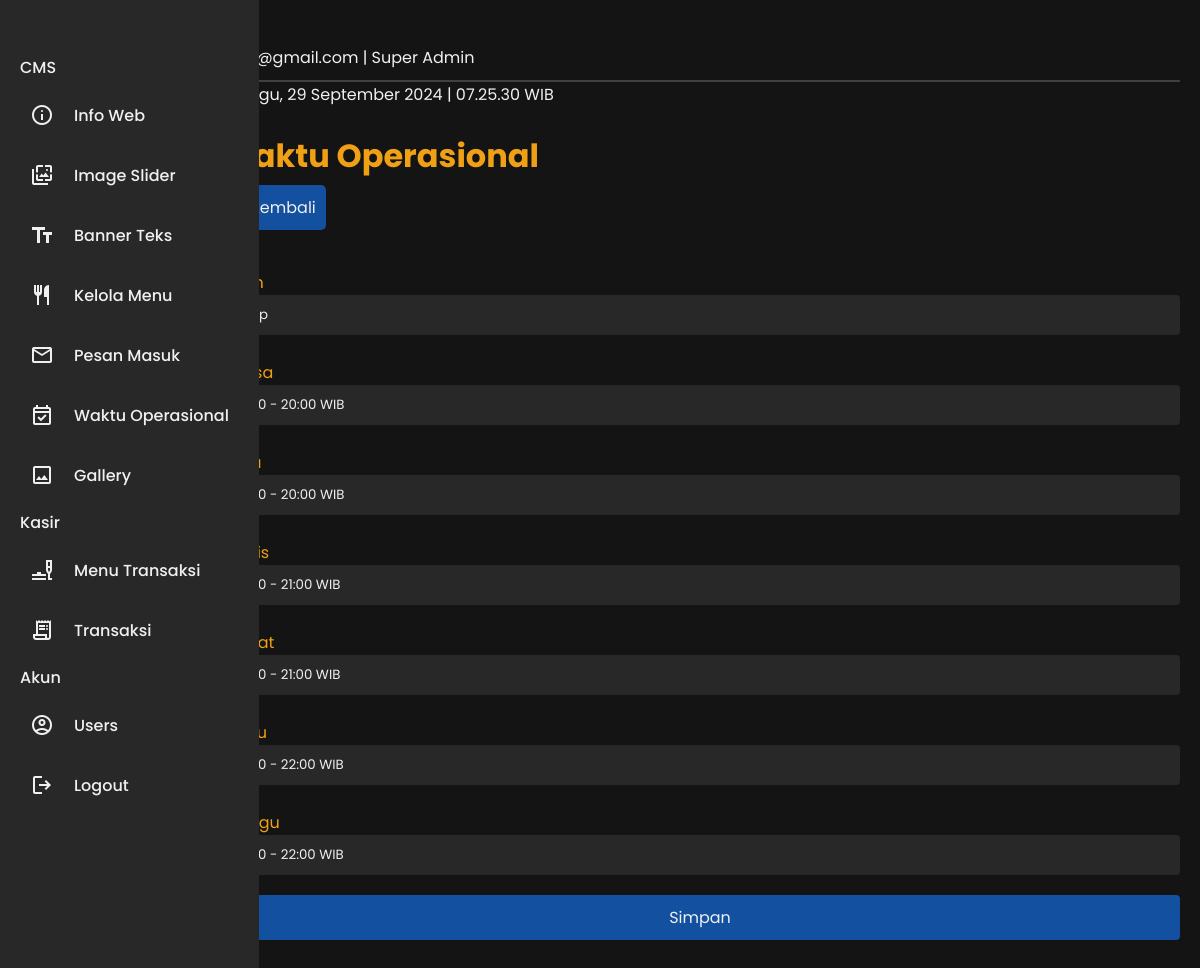
Screenshot of /admin/page.php?page=waktu-operasional (signed in) with the database file from the repository.
### tables this page shows
CREATE TABLE `waktu_operasional` (
  `id` int(11) NOT NULL,
  `senin` varchar(50) DEFAULT NULL,
  `selasa` varchar(50) DEFAULT NULL,
  `rabu` varchar(50) DEFAULT NULL,
  `kamis` varchar(50) DEFAULT NULL,
  `jumat` varchar(50) DEFAULT NULL,
  `sabtu` varchar(50) DEFAULT NULL,
  `minggu` varchar(50) DEFAULT NULL
);

### admin/page/cms/waktu-operasional.php (the view, shortened to what this page needs)
<?php
$id = 1;
$sql = "SELECT * FROM waktu_operasional WHERE id = $id";
$result = $koneksi->query($sql);
if ($result->num_rows > 0) {
    $row = $result->fetch_assoc();
    $senin = $row['senin'];
    $selasa = $row['selasa'];
    $rabu = $row['rabu'];
    $kamis = $row['kamis'];
    $jumat = $row['jumat'];
    $sabtu = $row['sabtu'];
    $minggu = $row['minggu'];
} else {
    echo "No records found";
    $senin = $selasa = $rabu = $kamis = $jumat = $sabtu = $minggu = "";
}
include 'page/template/sidebar.php';
?>
<body>
    <main class="content">
        <?php include 'page/template/header.php'; ?>
        <div>
            <h1 class="judul">Waktu Operasional</h1>
            <button onclick="window.history.back()"><i class='bx bx-arrow-back'></i> Kembali</button>
            <br>
            <br>
            <form method="post" action="action.php?action=waktu-operasional" enctype="multipart/form-data" class="news-form" autocomplete="off">
                <label for="senin">Senin</label>
                <input type="text" name="senin" id="senin" class="form-input" value="<?php echo $senin; ?>">
                <label for="selasa">Selasa</label>
                <input type="text" name="selasa" id="selasa" class="form-input" value="<?php echo $selasa; ?>">
                <label for="rabu">Rabu</label>
                <input type="text" name="rabu" id="rabu" class="form-input" value="<?php echo $rabu; ?>">
                <label for="kamis">Kamis</label>
                <input type="text" name="kamis" id="kamis" class="form-input" value="<?php echo $kamis; ?>">
                <label for="jumat">Jum'at</label>
                <input type="text" name="jumat" id="jumat" class="form-input" value="<?php echo $jumat; ?>">
                <label for="sabtu">Sabtu</label>
                <input type="text" name="sabtu" id="sabtu" class="form-input" value="<?php echo $sabtu; ?>">
                <label for="minggu">Minggu</label>
                <input type="text" name="minggu" id="minggu" class="form-input" value="<?php echo $minggu; ?>">
                <button type="submit" name="submit" class="form-button">Simpan</button>
            </form>
        </div>
    </main>
</body>

### admin/assets/css/style.css (style rules this page uses)
button { font-size: 1rem; border: none; color: var(--white); border-radius: 5px; padding: 10px; margin: 0 auto; margin-top: 5px; margin-bottom: 5px; cursor: pointer; }
.news-form { display: flex; flex-direction: column; }
.form-input, .form-textarea, .form-select, .form-file, .form-button { background-color: var(--black2); color: var(--white); margin-bottom: 15px; padding: 10px; border: none; border-radius: 4px; width: 100%; box-sizing: border-box; }
.form-button { background-color: var(--blue_dark); color: var(--white); border: none; cursor: pointer; transition: background-color 0.3s; }
button { color: var(--white); }

### admin/assets/css/style_sidebar.css (style rules this page uses)
* { margin: 0; padding: 0; box-sizing: border-box; font-family: 'L', sans-serif; }
:root { --blue_dark: #1450A0; --blue_light: #2878F0; --gold: #F0A014; --white: #F0F0F0; --black: #141414; --black2: #282828; --red: #C80000; --body-color: #141414; --sidebar-color: #282828; --sidebar-color2: #F0A014; --primary-color: #1450A0; --primary-color-light: #2878F0; --toggle-color: #2878F0; --text-color: #F0F0F0; --tran-03: all 0.2s ease; --tran-03: all 0.3s ease; --tran-04: all 0.3s ease; --tran-05: all 0.3s ease; }
body { min-height: 100vh; background-color: var(--body-color); transition: var(--tran-05); }

### admin/page/template/sidebar.php (style rules this page uses)
:root { --background-color: #141414; --sidebar-background: #282828; --sidebar-hover-background: #F0F0F0; --text-color: #F0F0F0; --text-hover-color: #123123; --separator-color: #2878F0; --user-profile-border: #F0F0F0; --user-detail-background: #F0F0F0; --gold: #F0A014; --blue_dark: #1450A0; --blue_light: #2878F0; }
* { margin: 0; padding: 0; box-sizing: border-box; font-family: "Poppins", sans-serif; }
body { min-height: 100vh; background: var(--background-color); display: flex; margin: 0; padding: 0; color: var(--text-color) }
.content { margin-left: 85px; padding: 20px; transition: margin-left 0.4s ease; width: 100vw; }
.judul { color: var(--gold); }
button { background-color: var(--blue_dark); }
label { margin-top: 10px; color: var(--gold); }

### rows the page displays
waktu_operasional: senin "Tutup", selasa "09:00 - 20:00 WIB", rabu "09:00 - 20:00 WIB", kamis "09:00 - 21:00 WIB", jumat "09:00 - 21:00 WIB", sabtu "09:00 - 22:00 WIB", minggu "09:00 - 22:00 WIB"

### other values shown
$_SESSION['email'] "apip@gmail.com"
$_SESSION['role'] "Super Admin"
